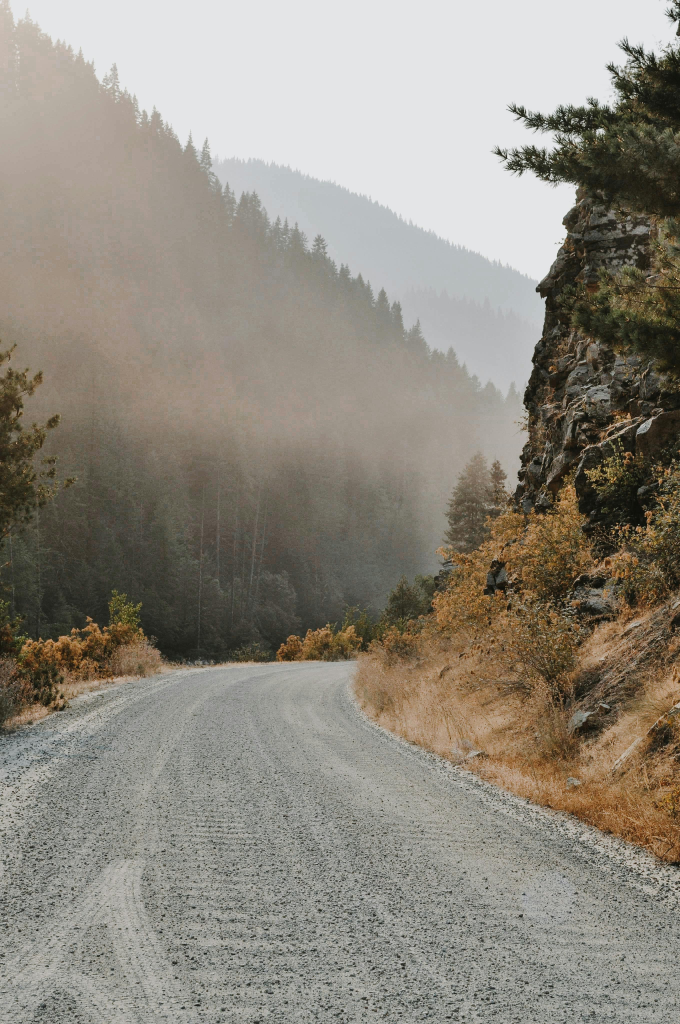
#> input picture Images/road3.jpg, 2720 x 4096 px (shown at 1/4 size)
$ python -i roaddetection_angular.py   (imports and definitions only)   (older library calls are emulated)
#> lines starting #> are read from the running program, lines starting #| are printed output that depends on the picture; after the words box and inside, x2 and y2 are one past the last pixel; in counts of white or black regions, pixels touching at a corner belong together
#> further down, picture is the input picture: shape (4096, 2720, 3); mean B, G, R 126.8, 137.4, 142.9

"""
TODO:
1. Add customization for the get_lines_from_frame function. Should have variable threashold.
2. Add a better filtering system.
   - Remove lines that are horizontal and other impossible combinations.
   - Add a y displacement to the mask
3.
"""


import numpy as np
import cv2
from sklearn.cluster import KMeans
from sklearn.cluster import DBSCAN

CENTER_OFFSET = 0
RECTANGULARITY = 0.1 / 2


def region_of_interest(img, vertices, type='triangle'):
    if type == 'triangle':
        mask = np.zeros_like(img)
        cv2.fillPoly(mask, vertices, 255)
        masked_image = cv2.bitwise_and(img, mask)
        return masked_image
    elif type == 'rectangle':

        mask = np.zeros_like(img)
        cv2.fillPoly(mask, vertices, 255)
        masked_image = cv2.bitwise_and(img, mask)
        return masked_image

def draw_lines(img, lines, color=(0, 255, 0)):
        if lines is None:
            return
        for line in lines:
            for x1, y1, x2, y2 in line:
                cv2.line(img, (x1, y1), (x2, y2), color, 5)
def get_line_angles(lines):
    if lines is None or len(lines) == 0:
        return None

    angles = []
    for line in lines:
        angle = np.arctan2(line[0][3] - line[0][1], line[0][2] - line[0][0]) * 180 / np.pi
        angles.append(angle)

    return angles

def get_line_positions(lines):
    if lines is None or len(lines) == 0:
        return None

    positions = []
    for line in lines:
        x1, y1, x2, y2 = line[0]
        positions.append(((x1 + x2) // 2, (y1 + y2) // 2))

    return positions


def get_most_prominent_lines(lines, num_lines=2):
        if lines is None or len(lines) == 0:
            return None

        angles = get_line_angles(lines)
        _, indices = get_most_prominent_angles(angles)

        prominent_lines = []
        for idx in indices:
            prominent_lines.append(lines[idx])

        return prominent_lines

#THREASHOLD HYPERPARAMETER MAKE IT NOT COOKED
def get_most_prominent_angles(angles, num_angles=2, THREASHOLD=20):
        if angles is None or len(angles) == 0:
            return None

        angles = np.array(angles)
        angles_reshaped = angles.reshape(-1, 1)
        # Cluster the angles using DBSCAN
        db = DBSCAN(eps=10, min_samples=1).fit(angles_reshaped)
        labels = db.labels_

        # Get unique clusters and their centers
        unique_labels = np.unique(labels)
        prominent_angles = []
        indices = []

        # Sort clusters by size and get the two largest
        cluster_sizes = [(label, np.sum(labels == label)) for label in unique_labels if label != -1]
        cluster_sizes.sort(key=lambda x: x[1], reverse=True)
        largest_clusters = cluster_sizes[:num_angles]

        for label, _ in largest_clusters:
            cluster_points = angles[labels == label]
            center = np.mean(cluster_points)
            prominent_angles.append(center)
            # Get index of angle closest to center
            idx = np.argmin(np.abs(angles - center))
            indices.append(idx)

        return prominent_angles, indices

        prominent_angles = np.array(prominent_angles)
        distance_between_clusters = 0
        prominent_angles = None
        count = 42
        while (np.abs(distance_between_clusters) < THREASHOLD):

            kmeans = KMeans(n_clusters=num_angles, random_state=count)
            kmeans.fit(angles_reshaped)

            prominent_angles = kmeans.cluster_centers_.flatten()
            distance_between_clusters = np.diff(prominent_angles)
            if count == 45:
                break
            if np.abs(distance_between_clusters) < THREASHOLD:
                print(angles)
            print(distance_between_clusters)
            count += 1

        # Find indices of angles closest to each cluster center
        indices = []
        for center in prominent_angles:
            idx = np.argmin(np.abs(angles - center))
            indices.append(idx)


def get_road_direction(lines):
    if lines is None or len(lines) == 0:
        return None


def draw_direction(img, direction):
    if direction is None or img is None:
        return
    font = cv2.FONT_HERSHEY_SIMPLEX
    cv2.putText(img, f"Road Direction: {direction:.2f} degrees", (10, 30), font, 1, (0, 0, 255), 2, cv2.LINE_AA)
    # Draw arrow in the center of the image
    center_x = img.shape[1] // 2
    center_y = img.shape[0] // 2
    arrow_length = 100
    angle_rad = np.radians(direction)
    end_x = int(center_x + arrow_length * np.cos(angle_rad))
    end_y = int(center_y + arrow_length * np.sin(angle_rad))
    cv2.arrowedLine(img, (center_x, center_y), (end_x, end_y), (0, 0, 255), 3)


def extend_lines(lines, height):
    if lines is not None:
            extended_lines = []
            for line in lines:
                x1, y1, x2, y2 = line[0]
                # Calculate slope and intercept
                if x2 - x1 != 0:
                    slope = (y2 - y1) / (x2 - x1)
                    intercept = y1 - slope * x1
                    # Extend to bottom of frame
                    y_bottom = height
                    if slope == 0:
                        x_bottom = x1
                    else:
                        x_bottom = int((y_bottom - intercept) / slope)
                    # Extend to center height
                    y_center = height // 2
                    if slope == 0:
                        x_center = x1
                    else:
                        x_center = int((y_center - intercept) / slope)
                    extended_lines.append([[x_bottom, y_bottom, x_center, y_center]])
            return extended_lines


def draw_road_curve(img, curve_points, color=(0, 255, 255), thickness=2):
    if curve_points is not None:
        # Draw curve as a polyline
        cv2.polylines(img, [curve_points], False, color, thickness)


def get_lines_from_frame(frame):
    scale_factor = 360 / frame.shape[0]
#> scale_factor = 0.0879
    width = int(frame.shape[1] * scale_factor)
#> width = 239
    frame = cv2.resize(frame, (width, 360), interpolation=cv2.INTER_AREA)
    color_image = frame
    original_color_image = color_image.copy()

    # Apply sharpening using Laplacian filter
    kernel = np.array([[0, -1, 0], [-1, 5, -1], [0, -1, 0]])
    color_image = cv2.filter2D(color_image, -1, kernel)

    # Convert to HSV color space
    hsv = cv2.cvtColor(color_image, cv2.COLOR_BGR2HSV)
#> hsv: shape (360, 239, 3); mean H, S, V 44.5, 44.6, 145.6
    # Get saturation channel
    saturation = hsv[:,:,1]
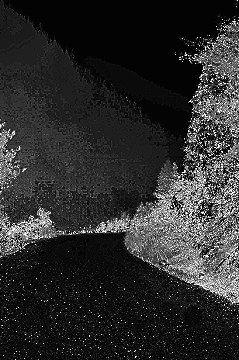
#> saturation: shape (360, 239); min 0, max 255, mean 44.6
    # Create mask for high saturation areas
    high_sat_mask = cv2.threshold(saturation, 50, 255, cv2.THRESH_BINARY)[1]
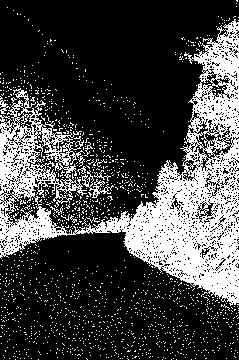
#> high_sat_mask: shape (360, 239); 26.7% white; 1427 white regions (1416 under 20 px), largest, box (x1, y1, x2, y2) and area: (0, 19, 239, 306) 20224, (81, 170, 114, 198) 214, (0, 96, 10, 114) 68
    # Apply strong blur to high saturation areas
    blur_amount = (25,25)
    blurred = cv2.GaussianBlur(color_image, blur_amount, 0)
    color_image = np.where(high_sat_mask[:,:,None] == 255, blurred, color_image)

    # Convert to grayscale
    gray = cv2.cvtColor(color_image, cv2.COLOR_BGR2GRAY)

    # Apply Gaussian blur
    blur = cv2.GaussianBlur(gray, (5, 5), 0)
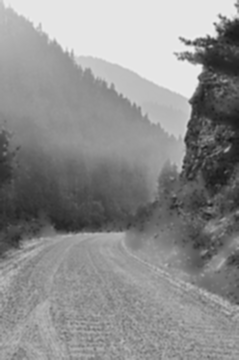
#> blur: shape (360, 239); min 21, max 238, mean 140.9

    # Edge detection
    edges = cv2.Canny(blur, 50, 150)
#> edges: shape (360, 239); 9.3% white in thin lines or dots

    # Define region of interest
    height, width = edges.shape
#> height = 360
    roi_vertices = [(0, height), (0, int(height - height * RECTANGULARITY)), (width / 2 + CENTER_OFFSET, height / 2), (width, int(height - height * RECTANGULARITY)), (width, height)]
    roi = region_of_interest(edges, np.array([roi_vertices], np.int32))
#> in region_of_interest, `cv2.fillPoly(mask, vertices, 255)`: mask: shape (360, 239); 27.5% white; 1 white region, box (x1, y1, x2, y2) and area: (0, 180, 239, 360) 23683
#> in region_of_interest, `masked_image = cv2.bitwise_and(img, mask)`:
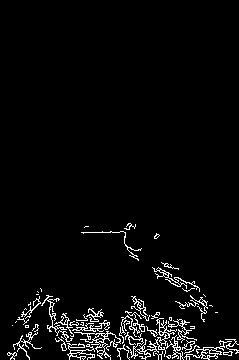
#> masked_image: shape (360, 239); 3.8% white in thin lines or dots, all inside (x1, y1, x2, y2) = (7, 223, 239, 360)

    contours, _ = cv2.findContours(roi, cv2.RETR_EXTERNAL, cv2.CHAIN_APPROX_SIMPLE)
#> contours = 56 contours, 35 with area under 20; largest, box (x1, y1, x2, y2) and area: (74, 331, 121, 360) 168, (125, 318, 177, 360) 168, (184, 340, 232, 360) 164, (41, 295, 73, 342) 77, (152, 267, 200, 292) 71
    contours = list(contours)  # Convert tuple to list

    # Create empty mask
    filtered_roi = np.zeros_like(roi)

    # Filter contours by arc length
    for contour in contours:
        # Get contour length
        perimeter = cv2.arcLength(contour, closed=False)

        # Only keep long contours (adjust threshold as needed)
        if perimeter > 200:
            # Draw the contour on the mask
            cv2.drawContours(filtered_roi, [contour], -1, 255, 1)
#> this loop made 56 passes
#> perimeter on passes 1 to 12: 9.66, 42.11, 21.66, 36.73, 39.63, 81.43, 270.3, 229.5, 49.46, 90.91, 50.87, 51.7
#> (contour, perimeter) on passes 13, 19, 20, 24, 34, 38: ([[61, 336], [61, 337], [62, 337], [63, 338]], 3.41), ([[25, 325], [25, 327], [28, 327], [28, 325]], 7), ([[12, 325]], 0), ([[16, 321], [15, 322]], 1.41), ([[215, 312], [217, 312]], 2), ([[25, 308], [24, 309], [25, 308], [26, 309]], 4.24)
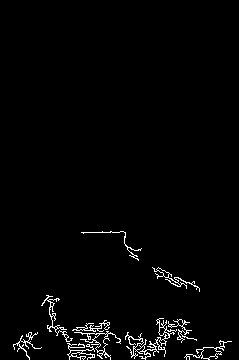
#> filtered_roi: shape (360, 239); 2% white in thin lines or dots, all inside (x1, y1, x2, y2) = (13, 231, 232, 360)

    # Update ROI to filtered version
    roi = filtered_roi

    # Apply Sobel filter for vertical edge detection
    sobel_x = cv2.Sobel(roi, cv2.CV_64F, 1, 0, ksize=3)
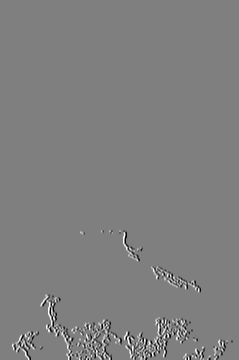
#> sobel_x: shape (360, 239) float64; min -1020, max 1020, mean 0; drawn with min black and max white
    sobel_x = np.absolute(sobel_x)
    sobel_x = np.uint8(sobel_x)
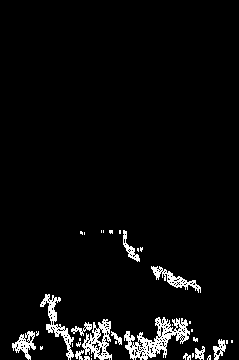
#> sobel_x: shape (360, 239); min 0, max 255, mean 11.1

    # Update ROI with vertical edges
    roi = sobel_x

    # Hough Transform to detect lines
    lines = cv2.HoughLinesP(roi, 1, np.pi / 180, threshold=20, minLineLength=50, maxLineGap=100)
#> lines = 56 rows, first 6: [13, 350, 194, 337], [66, 355, 187, 325], [12, 343, 192, 331], [50, 320, 227, 342], [48, 331, 219, 355], [19, 338, 192, 329]

    """
    while not lines is None:
            print(f"threashold: {threashold}")
            lines = cv2.HoughLinesP(roi, 1, np.pi / 180, threshold=threashold, minLineLength=50, maxLineGap=100)
            print(lines)
            if lines is None or len(lines) < 2:
                threashold -= 10
                continue
            if len(lines) > 10:
                threashold += 10
                continue
            break
    """

    p_lines = get_most_prominent_lines(lines, num_lines=2)
#> the loop in get_line_angles, `for line in lines:` made 56 passes
#> (line, angle) on passes 1 to 12: ([[13, 350, 194, 337]], -4.11), ([[66, 355, 187, 325]], -13.92), ([[12, 343, 192, 331]], -3.81), ([[50, 320, 227, 342]], 7.09), ([[48, 331, 219, 355]], 7.99), ([[19, 338, 192, 329]], -2.98), ([[18, 344, 218, 358]], 4), ([[46, 324, 227, 343]], 5.99), ([[68, 358, 193, 339]], -8.64), ([[46, 329, 225, 348]], 6.06), ([[12, 345, 217, 359]], 3.91), ([[109, 232, 187, 288]], 35.68)
#> after the loop in get_line_angles, `for line in lines:`: angles = 56 values, max 35.89 at index 37, min -51.99 at index 27, mean 5.88
#> in get_most_prominent_angles, `angles_reshaped = angles.reshape(-1, 1)`: angles_reshaped has the same summary as angles in get_line_angles
#> in get_most_prominent_angles, `labels = db.labels_`: labels = 56 values, max 2 at index 27, min 0 at index 0, mean 0.286
#> in get_most_prominent_angles, `unique_labels = np.unique(labels)`: unique_labels = [0, 1, 2]
#> in get_most_prominent_angles, `cluster_sizes = [(label, np.sum(labels == label)) for label in unique_..`: cluster_sizes = [(0, 42), (1, 12), (2, 2)]
#> in get_most_prominent_angles, `largest_clusters = cluster_sizes[:num_angles]`: largest_clusters = [(0, 42), (1, 12)]
#> the loop in get_most_prominent_angles, `for label, _ in largest_clusters:` made 2 passes
#> (label, center, idx) on passes 1 to 2: (0, 1.18, 43), (1, 31.4, 21)
#> after the loop in get_most_prominent_angles, `for label, _ in largest_clusters:`: indices = [43, 21]; prominent_angles = [1.18, 31.4]
#> in get_most_prominent_lines, `_, indices = get_most_prominent_angles(angles)`: indices = [43, 21]
#> the loop in get_most_prominent_lines, `for idx in indices:` made 2 passes
#> idx on passes 1 to 2: 43, 21
#> after the loop in get_most_prominent_lines, `for idx in indices:`: prominent_lines = [[[12, 347, 222, 354]], [[128, 254, 185, 289]]]
#> p_lines = [[[12, 347, 222, 354]], [[128, 254, 185, 289]]]

    p_lines = extend_lines(p_lines, height)
#> the loop in extend_lines, `for line in lines:` made 2 passes
#> (x1, y1, x2, y2, slope, intercept, y_bottom, x_bottom) on passes 1 to 2: (12, 347, 222, 354, 0.0333, 346.6, 360, 401), (128, 254, 185, 289, 0.614, 175.4, 360, 300)
#> after the loop in extend_lines, `for line in lines:`: extended_lines = [[[401, 360, -4998, 180]], [[300, 360, 7, 180]]]
#> p_lines = [[[401, 360, -4998, 180]], [[300, 360, 7, 180]]]

    intersection_point = [None, None]
    # Calculate intersection point for prominent lines
    if p_lines is not None and len(p_lines) > 1:
        x1, y1, x2, y2 = p_lines[0][0]
#> x1 = 401; y1 = 360; x2 = -4998; y2 = 180
        x3, y3, x4, y4 = p_lines[1][0]
#> x3 = 300; y3 = 360; x4 = 7; y4 = 180

        # Line equation coefficients
        a1 = y2 - y1
#> a1 = -180
        b1 = x1 - x2
#> b1 = 5399
        c1 = a1 * x1 + b1 * y1
#> c1 = 1871460

        a2 = y4 - y3
#> a2 = -180
        b2 = x3 - x4
#> b2 = 293
        c2 = a2 * x3 + b2 * y3
#> c2 = 51480

        # Calculate determinant
        det = a1 * b2 - a2 * b1
#> det = 919080

        if det != 0:
            intersection_point[0] = (b2 * c1 - b1 * c2) / det
            intersection_point[1] = (a1 * c2 - a2 * c1) / det
            # Draw intersection point


    return lines, p_lines, intersection_point

>>> import cv2
>>> picture = cv2.imread('../Images/road3.jpg')
>>> result = get_lines_from_frame(picture)
